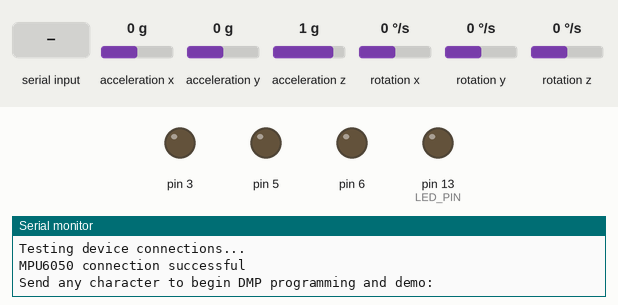
A sketch run on a simulated Arduino Leonardo, built with avr-gcc and run on an emulated ATmega32U4. Shown: output pins drawn as LEDs (lit = HIGH), the last lines printed to the serial monitor. Dashed ring = blinking. Inputs (shaded band) come from the test bench; at power-on: acceleration x 0 g, acceleration y 0 g, rotation z 0 °/s, acceleration z 1 g, rotation x 0 °/s, rotation y 0 °/s. The sensor or clock chip raises its interrupt line as the real part does.

Above: at 0.8 s.
0.9 s: "1\n" received over Serial
At 1.87 s:
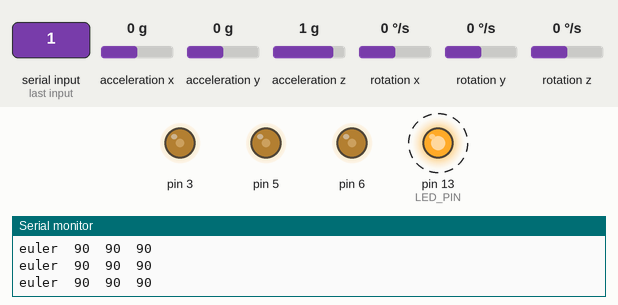
3.9 s: acceleration x set to -1.4 g
At 4.84 s:
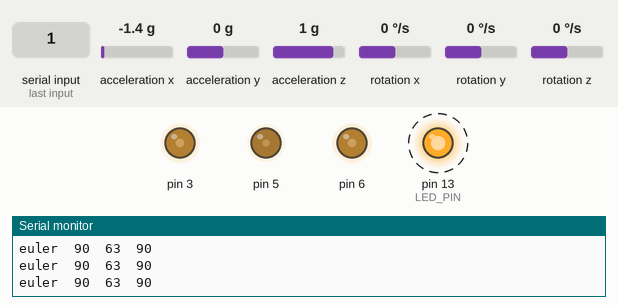
6.9 s: acceleration y set to -1.4 g
At 7.15 s:
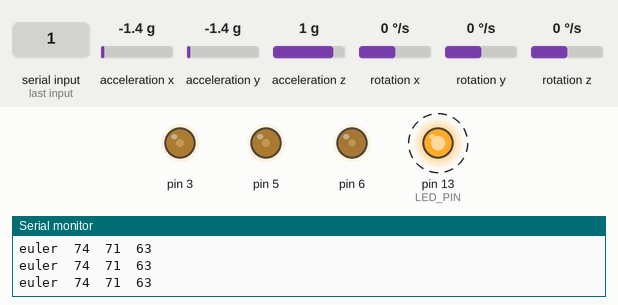
9.9 s: rotation z set to -100 °/s
12.9 s: acceleration z set to -0.8 g
At 13.15 s:
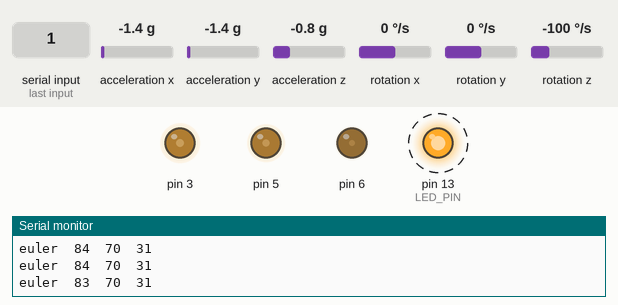
15.9 s: acceleration x set to 0.8 g
At 16.19 s:
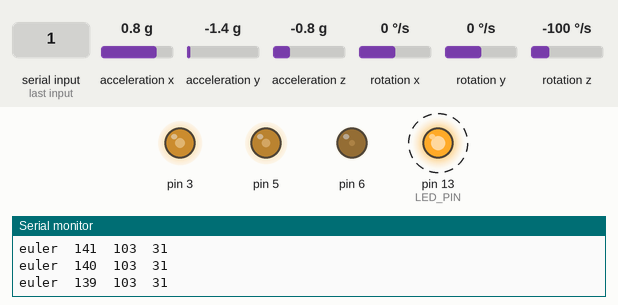
Timing chart, 0 to 19.9 s (numbered marks = the images above; inputs shaded):
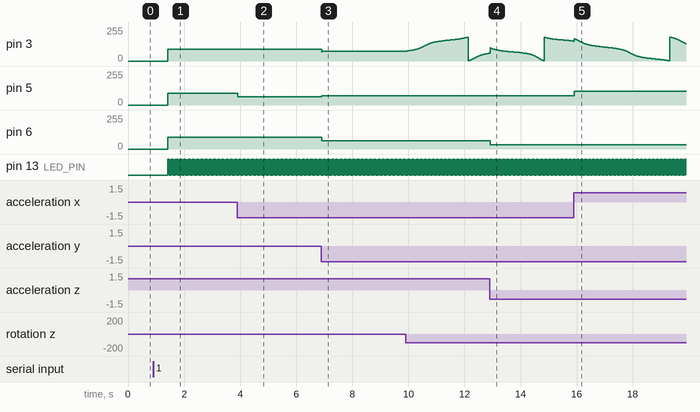

Measured:
- after the input at 0.9 s, pin 3, pin 5, pin 6: 0/255 → 90/255 after 0.52 s; pin 13 (LED_PIN): alternates HIGH for 0.01 s and LOW for 0.01 s, starting after 0.52 s
- after the input at 3.9 s, pin 5: 90/255 → 63/255 at once
- after the input at 6.9 s, pin 3: 90/255 → 74/255 at once; pin 5: 63/255 → 71/255 at once; pin 6: 90/255 → 63/255 at once
- after the input at 12.9 s, pin 5: 71/255 → 70/255 at once; pin 6: 63/255 → 31/255 at once
- after the input at 15.9 s, pin 5: 70/255 → 103/255 at once

The sketch:

MPU6050Arduino1.ino
```cpp
// I2C device class (I2Cdev) demonstration Arduino sketch for MPU6050 class using DMP (MotionApps v2.0)
// 6/21/2012 by Jeff Rowberg <jeff@rowberg.net>
// Updates should (hopefully) always be available at https://github.com/jrowberg/i2cdevlib
//
// Changelog:
//      2013-05-08 - added seamless Fastwire support
//                 - added note about gyro calibration
//      2012-06-21 - added note about Arduino 1.0.1 + Leonardo compatibility error
//      2012-06-20 - improved FIFO overflow handling and simplified read process
//      2012-06-19 - completely rearranged DMP initialization code and simplification
//      2012-06-13 - pull gyro and accel data from FIFO packet instead of reading directly
//      2012-06-09 - fix broken FIFO read sequence and change interrupt detection to RISING
//      2012-06-05 - add gravity-compensated initial reference frame acceleration output
//                 - add 3D math helper file to DMP6 example sketch
//                 - add Euler output and Yaw/Pitch/Roll output formats
//      2012-06-04 - remove accel offset clearing for better results (thanks Sungon Lee)
//      2012-06-01 - fixed gyro sensitivity to be 2000 deg/sec instead of 250
//      2012-05-30 - basic DMP initialization working

/* ============================================
I2Cdev device library code is placed under the MIT license
Copyright (c) 2012 Jeff Rowberg

Permission is hereby granted, free of charge, to any person obtaining a copy
of this software and associated documentation files (the "Software"), to deal
in the Software without restriction, including without limitation the rights
to use, copy, modify, merge, publish, distribute, sublicense, and/or sell
copies of the Software, and to permit persons to whom the Software is
furnished to do so, subject to the following conditions:

The above copyright notice and this permission notice shall be included in
all copies or substantial portions of the Software.

THE SOFTWARE IS PROVIDED "AS IS", WITHOUT WARRANTY OF ANY KIND, EXPRESS OR
IMPLIED, INCLUDING BUT NOT LIMITED TO THE WARRANTIES OF MERCHANTABILITY,
FITNESS FOR A PARTICULAR PURPOSE AND NONINFRINGEMENT. IN NO EVENT SHALL THE
AUTHORS OR COPYRIGHT HOLDERS BE LIABLE FOR ANY CLAIM, DAMAGES OR OTHER
LIABILITY, WHETHER IN AN ACTION OF CONTRACT, TORT OR OTHERWISE, ARISING FROM,
OUT OF OR IN CONNECTION WITH THE SOFTWARE OR THE USE OR OTHER DEALINGS IN
THE SOFTWARE.
===============================================
*/

// I2Cdev and MPU6050 must be installed as libraries, or else the .cpp/.h files
// for both classes must be in the include path of your project
#include "I2Cdev.h"

#include "MPU6050_6Axis_MotionApps20.h"
//#include "MPU6050.h" // not necessary if using MotionApps include file

// Arduino Wire library is required if I2Cdev I2CDEV_ARDUINO_WIRE implementation
// is used in I2Cdev.h
#if I2CDEV_IMPLEMENTATION == I2CDEV_ARDUINO_WIRE
    #include "Wire.h"
#endif

// class default I2C address is 0x68
// specific I2C addresses may be passed as a parameter here
// AD0 low = 0x68 (default for SparkFun breakout and InvenSense evaluation board)
// AD0 high = 0x69
MPU6050 mpu;
//MPU6050 mpu(0x69); // <-- use for AD0 high

/* =========================================================================
   NOTE: In addition to connection 3.3v, GND, SDA, and SCL, this sketch
   depends on the MPU-6050's INT pin being connected to the Arduino's
   external interrupt #0 pin. On the Arduino Uno and Mega 2560, this is
   digital I/O pin 2.
 * ========================================================================= */

/* =========================================================================
   NOTE: Arduino v1.0.1 with the Leonardo board generates a compile error
   when using Serial.write(buf, len). The Teapot output uses this method.
   The solution requires a modification to the Arduino USBAPI.h file, which
   is fortunately simple, but annoying. This will be fixed in the next IDE
   release. For more info, see these links:

   http://arduino.cc/forum/index.php/topic,109987.0.html
   http://code.google.com/p/arduino/issues/detail?id=958
 * ========================================================================= */


// uncomment "OUTPUT_READABLE_QUATERNION" if you want to see the actual
// quaternion components in a [w, x, y, z] format (not best for parsing
// on a remote host such as Processing or something though)
//#define OUTPUT_READABLE_QUATERNION

// uncomment "OUTPUT_READABLE_EULER" if you want to see Euler angles
// (in degrees) calculated from the quaternions coming from the FIFO.
// Note that Euler angles suffer from gimbal lock (for more info, see
// http://en.wikipedia.org/wiki/Gimbal_lock)
#define OUTPUT_READABLE_EULER

// uncomment "OUTPUT_READABLE_YAWPITCHROLL" if you want to see the yaw/
// pitch/roll angles (in degrees) calculated from the quaternions coming
// from the FIFO. Note this also requires gravity vector calculations.
// Also note that yaw/pitch/roll angles suffer from gimbal lock (for
// more info, see: http://en.wikipedia.org/wiki/Gimbal_lock)
//#define OUTPUT_READABLE_YAWPITCHROLL

// uncomment "OUTPUT_READABLE_REALACCEL" if you want to see acceleration
// components with gravity removed. This acceleration reference frame is
// not compensated for orientation, so +X is always +X according to the
// sensor, just without the effects of gravity. If you want acceleration
// compensated for orientation, us OUTPUT_READABLE_WORLDACCEL instead.
//#define OUTPUT_READABLE_REALACCEL

// uncomment "OUTPUT_READABLE_WORLDACCEL" if you want to see acceleration
// components with gravity removed and adjusted for the world frame of
// reference (yaw is relative to initial orientation, since no magnetometer
// is present in this case). Could be quite handy in some cases.
//#define OUTPUT_READABLE_WORLDACCEL

// uncomment "OUTPUT_TEAPOT" if you want output that matches the
// format used for the InvenSense teapot demo
//#define OUTPUT_TEAPOT


#define LED_PIN 13 // (Arduino is 13, Teensy is 11, Teensy++ is 6)
bool blinkState = false;

// MPU control/status vars
bool dmpReady = false;  // set true if DMP init was successful
uint8_t mpuIntStatus;   // holds actual interrupt status byte from MPU
uint8_t devStatus;      // return status after each device operation (0 = success, !0 = error)
uint16_t packetSize;    // expected DMP packet size (default is 42 bytes)
uint16_t fifoCount;     // count of all bytes currently in FIFO
uint8_t fifoBuffer[64]; // FIFO storage buffer

// orientation/motion vars
Quaternion q;           // [w, x, y, z]         quaternion container
VectorInt16 aa;         // [x, y, z]            accel sensor measurements
VectorInt16 aaReal;     // [x, y, z]            gravity-free accel sensor measurements
VectorInt16 aaWorld;    // [x, y, z]            world-frame accel sensor measurements
VectorFloat gravity;    // [x, y, z]            gravity vector
float euler[3];         // [psi, theta, phi]    Euler angle container
float ypr[3];           // [yaw, pitch, roll]   yaw/pitch/roll container and gravity vector

// packet structure for InvenSense teapot demo
uint8_t teapotPacket[14] = { '$', 0x02, 0,0, 0,0, 0,0, 0,0, 0x00, 0x00, '\r', '\n' };


// ================================================================
// ===               INTERRUPT DETECTION ROUTINE                ===
// ================================================================

volatile bool mpuInterrupt = false;     // indicates whether MPU interrupt pin has gone high
void dmpDataReady() {
    mpuInterrupt = true;
}


// ================================================================
// ===                      INITIAL SETUP                       ===
// ================================================================

void setup() {
    // join I2C bus (I2Cdev library doesn't do this automatically)
    #if I2CDEV_IMPLEMENTATION == I2CDEV_ARDUINO_WIRE
        Wire.begin();
        TWBR = 24; // 400kHz I2C clock (200kHz if CPU is 8MHz)
    #elif I2CDEV_IMPLEMENTATION == I2CDEV_BUILTIN_FASTWIRE
        Fastwire::setup(400, true);
    #endif

    // initialize serial communication
    // (115200 chosen because it is required for Teapot Demo output, but it's
    // really up to you depending on your project)
    Serial.begin(57600);
    while (!Serial); // wait for Leonardo enumeration, others continue immediately

    // NOTE: 8MHz or slower host processors, like the Teensy @ 3.3v or Ardunio
    // Pro Mini running at 3.3v, cannot handle this baud rate reliably due to
    // the baud timing being too misaligned with processor ticks. You must use
    // 38400 or slower in these cases, or use some kind of external separate
    // crystal solution for the UART timer.

    // initialize device
    Serial.println(F("Initializing I2C devices..."));
    mpu.initialize();

    // verify connection
    Serial.println(F("Testing device connections..."));
    Serial.println(mpu.testConnection() ? F("MPU6050 connection successful") : F("MPU6050 connection failed"));

    // wait for ready
    Serial.println(F("\nSend any character to begin DMP programming and demo: "));
    while (Serial.available() && Serial.read()); // empty buffer
    while (!Serial.available());                 // wait for data
    while (Serial.available() && Serial.read()); // empty buffer again

    // load and configure the DMP
    Serial.println(F("Initializing DMP..."));
    devStatus = mpu.dmpInitialize();

    // supply your own gyro offsets here, scaled for min sensitivity
    mpu.setXGyroOffset(220);
    mpu.setYGyroOffset(76);
    mpu.setZGyroOffset(-85);
    mpu.setZAccelOffset(1788); // 1688 factory default for my test chip

    // make sure it worked (returns 0 if so)
    if (devStatus == 0) {
        // turn on the DMP, now that it's ready
        Serial.println(F("Enabling DMP..."));
        mpu.setDMPEnabled(true);

        // enable Arduino interrupt detection
        Serial.println(F("Enabling interrupt detection (Arduino external interrupt 0)..."));
        attachInterrupt(0, dmpDataReady, RISING);
        mpuIntStatus = mpu.getIntStatus();

        // set our DMP Ready flag so the main loop() function knows it's okay to use it
        Serial.println(F("DMP ready! Waiting for first interrupt..."));
        dmpReady = true;

        // get expected DMP packet size for later comparison
        packetSize = mpu.dmpGetFIFOPacketSize();
    } else {
        // ERROR!
        // 1 = initial memory load failed
        // 2 = DMP configuration updates failed
        // (if it's going to break, usually the code will be 1)
        Serial.print(F("DMP Initialization failed (code "));
        Serial.print(devStatus);
        Serial.println(F(")"));
    }

    // configure LED for output
    pinMode(LED_PIN, OUTPUT);
}


// ================================================================
// ===                    MAIN PROGRAM LOOP                     ===
// ================================================================

void loop() {
    // if programming failed, don't try to do anything
    if (!dmpReady) return;

    // wait for MPU interrupt or extra packet(s) available
    while (!mpuInterrupt && fifoCount < packetSize) {
        // other program behavior stuff here
        // .
        // .
        // .
        // if you are really paranoid you can frequently test in between other
        // stuff to see if mpuInterrupt is true, and if so, "break;" from the
        // while() loop to immediately process the MPU data
        // .
        // .
        // .
    }

    // reset interrupt flag and get INT_STATUS byte
    mpuInterrupt = false;
    mpuIntStatus = mpu.getIntStatus();

    // get current FIFO count
    fifoCount = mpu.getFIFOCount();

    // check for overflow (this should never happen unless our code is too inefficient)
    if ((mpuIntStatus & 0x10) || fifoCount == 1024) {
        // reset so we can continue cleanly
        mpu.resetFIFO();
        Serial.println(F("FIFO overflow!"));

    // otherwise, check for DMP data ready interrupt (this should happen frequently)
    } else if (mpuIntStatus & 0x02) {
        // wait for correct available data length, should be a VERY short wait
        while (fifoCount < packetSize) fifoCount = mpu.getFIFOCount();

        // read a packet from FIFO
        mpu.getFIFOBytes(fifoBuffer, packetSize);

        // track FIFO count here in case there is > 1 packet available
        // (this lets us immediately read more without waiting for an interrupt)
        fifoCount -= packetSize;

        #ifdef OUTPUT_READABLE_QUATERNION
            // display quaternion values in easy matrix form: w x y z
            mpu.dmpGetQuaternion(&q, fifoBuffer);
            Serial.print("quat\t");
            Serial.print(q.w);
            Serial.print("\t");
            Serial.print(q.x);
            Serial.print("\t");
            Serial.print(q.y);
            Serial.print("\t");
            Serial.println(q.z);
        #endif

        #ifdef OUTPUT_READABLE_EULER
            // display Euler angles in degrees
            mpu.dmpGetQuaternion(&q, fifoBuffer);
            mpu.dmpGetEuler(euler, &q);
            int xDeg = (int)(euler[0]*90/M_PI)+90;
            int yDeg = (int)(euler[1]*90/M_PI)+90;
            int zDeg = (int)(euler[2]*90/M_PI)+90;
            Serial.print("euler\t");
            Serial.print(xDeg);
            Serial.print("\t");
            Serial.print(yDeg);
            Serial.print("\t");
            Serial.println(zDeg);
            analogWrite(3, xDeg);
            analogWrite(5, yDeg);
            analogWrite(6, zDeg);
        #endif

        #ifdef OUTPUT_READABLE_YAWPITCHROLL
            // display Euler angles in degrees
            mpu.dmpGetQuaternion(&q, fifoBuffer);
            mpu.dmpGetGravity(&gravity, &q);
            mpu.dmpGetYawPitchRoll(ypr, &q, &gravity);
            Serial.print("ypr\t");
            Serial.print(ypr[0] * 180/M_PI);
            Serial.print("\t");
            Serial.print(ypr[1] * 180/M_PI);
            Serial.print("\t");
            Serial.println(ypr[2] * 180/M_PI);
        #endif

        #ifdef OUTPUT_READABLE_REALACCEL
            // display real acceleration, adjusted to remove gravity
            mpu.dmpGetQuaternion(&q, fifoBuffer);
            mpu.dmpGetAccel(&aa, fifoBuffer);
            mpu.dmpGetGravity(&gravity, &q);
            mpu.dmpGetLinearAccel(&aaReal, &aa, &gravity);
            Serial.print("areal\t");
            Serial.print(aaReal.x);
            Serial.print("\t");
            Serial.print(aaReal.y);
            Serial.print("\t");
            Serial.println(aaReal.z);
        #endif

        #ifdef OUTPUT_READABLE_WORLDACCEL
            // display initial world-frame acceleration, adjusted to remove gravity
            // and rotated based on known orientation from quaternion
            mpu.dmpGetQuaternion(&q, fifoBuffer);
            mpu.dmpGetAccel(&aa, fifoBuffer);
            mpu.dmpGetGravity(&gravity, &q);
            mpu.dmpGetLinearAccel(&aaReal, &aa, &gravity);
            mpu.dmpGetLinearAccelInWorld(&aaWorld, &aaReal, &q);
            Serial.print("aworld\t");
            Serial.print(aaWorld.x);
            Serial.print("\t");
            Serial.print(aaWorld.y);
            Serial.print("\t");
            Serial.println(aaWorld.z);
        #endif

        #ifdef OUTPUT_TEAPOT
            // display quaternion values in InvenSense Teapot demo format:
            teapotPacket[2] = fifoBuffer[0];
            teapotPacket[3] = fifoBuffer[1];
            teapotPacket[4] = fifoBuffer[4];
            teapotPacket[5] = fifoBuffer[5];
            teapotPacket[6] = fifoBuffer[8];
            teapotPacket[7] = fifoBuffer[9];
            teapotPacket[8] = fifoBuffer[12];
            teapotPacket[9] = fifoBuffer[13];
            Serial.write(teapotPacket, 14);
            teapotPacket[11]++; // packetCount, loops at 0xFF on purpose
        #endif

        // blink LED to indicate activity
        blinkState = !blinkState;
        digitalWrite(LED_PIN, blinkState);
    }
}
```
